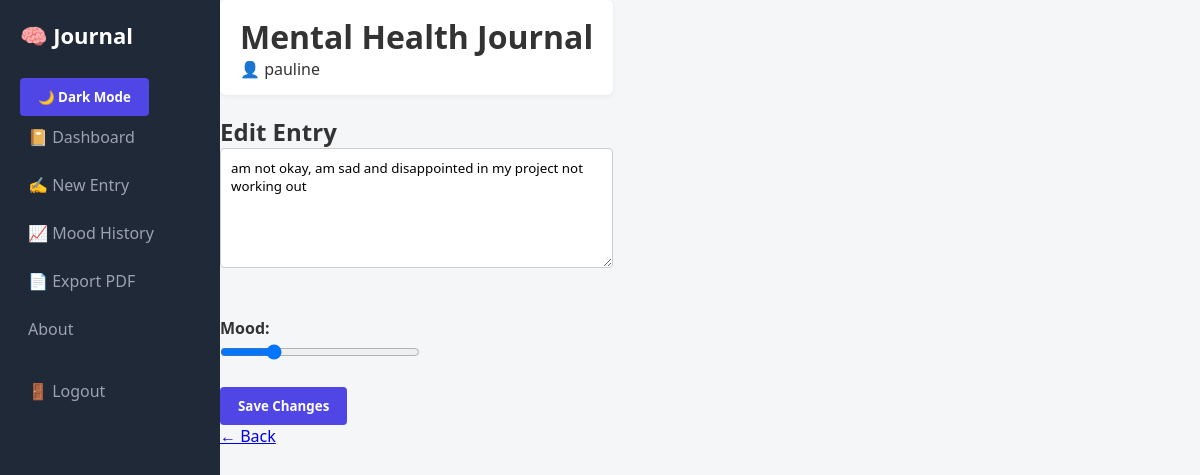
Page /edit-entry/1 (signed in) on the committed database.
### models.py (models this page shows, shortened)
class User(UserMixin, db.Model):
    id = db.Column(db.Integer, primary_key=True)
    username = db.Column(db.String(100), unique=True, nullable=False)
    password_hash = db.Column(db.String(255), nullable=False)

class Entry(db.Model):
    id = db.Column(db.Integer, primary_key=True)
    content = db.Column(db.Text, nullable=False)
    mood = db.Column(db.Integer, nullable=False)
    emotion = db.Column(db.String(50))
    energy = db.Column(db.Integer)
    sleep = db.Column(db.Integer)
    jaw_tension = db.Column(db.Integer)
    shoulder_tension = db.Column(db.Integer)
    stomach_discomfort = db.Column(db.Integer)
    headache = db.Column(db.Integer)
    trigger_event = db.Column(db.Text)
    negative_thought = db.Column(db.Text)
    reframed_thought = db.Column(db.Text)
    gratitude_1 = db.Column(db.String(255))
    gratitude_2 = db.Column(db.String(255))
    gratitude_3 = db.Column(db.String(255))
    affirmation = db.Column(db.String(255))
    created_at = db.Column(db.DateTime, default=datetime.utcnow)
    user_id = db.Column(db.Integer, db.ForeignKey('user.id'), nullable=False)
    media = db.relationship(
        'EntryMedia',
        backref='entry',
        cascade='all, delete-orphan',
        lazy=True
    )

### app.py (the view, shortened to what this page needs)
@app.route('/edit-entry/<int:id>', methods=['GET', 'POST'])
@login_required
def edit_entry(id):
    entry = Entry.query.get_or_404(id)
    if entry.user_id != current_user.id:
        flash('Unauthorized')
        return redirect(url_for('dashboard'))
    return render_template('edit_entry.html', entry=entry)

### app.py (called while the page is built)
@login_manager.user_loader
def load_user(user_id):
    return User.query.get(int(user_id))

### templates/edit_entry.html
{% extends 'base.html' %}
{% block content %}
<h2>Edit Entry</h2>
<form method="post">
    <textarea name="content" rows="5" required>{{ entry.content }}</textarea><br><br>
    <label>Mood:</label>
    <input type="range" name="mood" min="1" max="5" value="{{ entry.mood }}">
    <br><br>
    <button type="submit">Save Changes</button>
</form>
<a href="{{ url_for('dashboard') }}">← Back</a>
{% endblock %}

### templates/base.html (shortened to what this page needs)
<!DOCTYPE html>
<html lang="en">
<head>
  <link rel="stylesheet" href="{{ url_for('static', filename='style.css') }}">
</head>
<body>
<div class="app-container {% if not current_user.is_authenticated %}auth-layout{% endif %}">
{% if current_user.is_authenticated %}
<aside class="sidebar">
  <h2 class="logo">🧠 Journal</h2>
  <nav class="nav">
    <button id="themeToggle" class="theme-btn">🌙 Dark Mode</button>
    <a href="{{ url_for('dashboard') }}">📔 Dashboard</a>
    <a href="{{ url_for('dashboard') }}#new-entry">✍ New Entry</a>
    <a href="#moodChart">📈 Mood History</a>
    <a href="{{ url_for('export_pdf') }}">📄 Export PDF</a>
    <a href="{{ url_for('about') }}">About</a>
    <a href="{{ url_for('logout') }}" class="logout">🚪 Logout</a>
  </nav>
</aside>
{% endif %}
<main class="main-content">
  {% if current_user.is_authenticated %}
  <header class="header">
    <h1>Mental Health Journal</h1>
    <span class="user">👤 {{ current_user.username }}</span>
  </header>
  {% endif %}
  <section class="content">
    {% block content %}{% endblock %}
  </section>
</main>
</div>
</body>
</html>

### static/style.css (style rules this page uses)
* { margin: 0; padding: 0; box-sizing: border-box; font-family: 'Segoe UI', Tahoma, sans-serif; }
body { background: #f4f6f8; color: #333; }
.app-container { display: flex; min-height: 100vh; }
.sidebar { width: 220px; background: #1f2937; color: #fff; padding: 20px; }
.sidebar .logo { font-size: 22px; margin-bottom: 28px; }
.sidebar .nav a { display: block; color: #9ca3af; text-decoration: none; padding:10px 8px; border-radius: 6px; margin-bottom: 6px; }
.sidebar h2 { margin-bottom: 30px; font-size: 20px; }
.sidebar a { display: block; color: #d1d5db; text-decoration: none; padding: 10px 0; }
.sidebar .logout { margin-top: 20px; color: #fca5a5; }
header { background: #ffffff; padding: 15px 20px; margin-bottom: 20px; border-radius: 6px; box-shadow: 0 2px 4px rgba(0,0,0,0.05); }
form textarea { width: 100%; border: 1px solid #ccc; border-radius: 4px; padding: 10px; min-height: 120px; margin-bottom: 12px; }
form label { display: block; margin: 10px 0 4px; font-weight: 600; }
form input[type="range"], form select { width: 200px; }
button { background: #4f46e5; color: white; border: none; padding: 10px 18px; border-radius: 4px; cursor: pointer; font-weight: 600; }

### rows in the picture
User: username "pauline"
Entry: content "am not okay, am sad and disappointed in my project not working out", mood "2"
